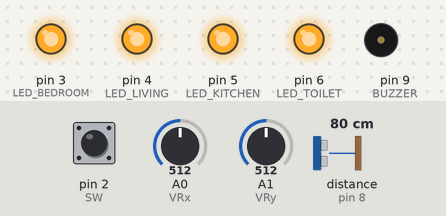
Recording of a sketch running on a simulated Arduino Uno, built with avr-gcc and run on an emulated ATmega328P. Parts: output pins drawn as LEDs (lit = HIGH), buzzer (waves = sounding). Wiring (inferred from the names in the program): ultrasonic range finder: trigger pin 7; echo pin 8. Dashed ring = blinking. The test bench sets the inputs (shaded band); at power-on: pin 2 (SW) HIGH, distance to the obstacle (sensor on pin 8) 80 cm, A0 (VRx) = 512, A1 (VRy) = 512. The echo pulse lasts 58.3 µs per cm; pins used as bus, display or sensor lines are not drawn.

Above: at 1.2 s.
1.3 s: pin 2 (SW) pulled LOW for 1 s
At 3.2 s:
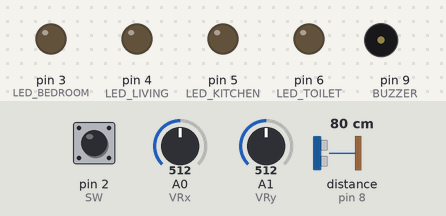
3.8 s: distance to the obstacle (sensor on pin 8) set to 55 cm
5.3 s: distance to the obstacle (sensor on pin 8) set to 45 cm
At 6.5 s:
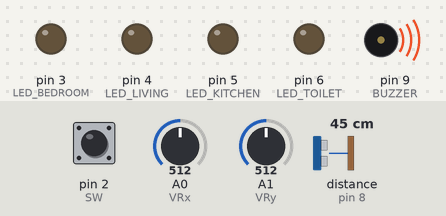
6.8 s: pin 2 (SW) pulled LOW for 3.2 s
At 7.9 s:
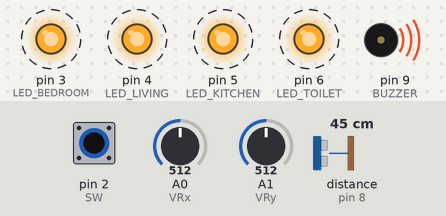
11.5 s: distance to the obstacle (sensor on pin 8) set to 60 cm
At 12.9 s:
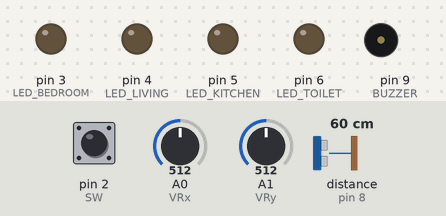
13.4 s: distance to the obstacle (sensor on pin 8) set to 2 cm
Timing chart, 0 to 15.9 s (numbered marks = the images above; inputs shaded):
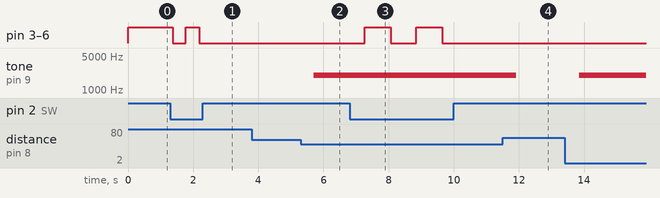

Measured:
- the behaviour switches between 51 and 50 cm on distance to the obstacle (sensor on pin 8) (found by bisection; images 1 and 2)
- after the input at 1.3 s, pin 3 (LED_BEDROOM), pin 4 (LED_LIVING), pin 5 (LED_KITCHEN), pin 6 (LED_TOILET): HIGH → LOW after 0.07 s, → HIGH 0.41 s later, → LOW 0.41 s later
- after the input at 3.8 s, every drawn part: stays the same
- after the input at 5.3 s, tone on pin 9 (BUZZER): silent → 2017 Hz after 0.40 s
- after the input at 6.8 s, pin 3 (LED_BEDROOM), pin 4 (LED_LIVING), pin 5 (LED_KITCHEN), pin 6 (LED_TOILET): alternates HIGH for 0.79 s and LOW for 0.79 s, starting after 0.47 s; tone on pin 9 (BUZZER): stays 2017 Hz (without the input it goes to 2615 Hz after 3.2 s)
- after the input at 11.5 s, tone on pin 9 (BUZZER): 2017 Hz → silent after 0.41 s
- after the input at 13.4 s, tone on pin 9 (BUZZER): silent → 2017 Hz after 0.46 s

The sketch:

Cau2.ino
```cpp
// ===== JOYSTICK =====
int VRx = A0;
int VRy = A1;
int SW  = 2;

// ===== LED =====
int LED_BEDROOM = 3;
int LED_LIVING  = 4;
int LED_KITCHEN = 5;
int LED_TOILET  = 6;

// ===== ULTRASONIC HC-SR04 =====
int TRIG = 7;
int ECHO = 8;

// ===== BUZZER =====
int BUZZER = 9;

bool allLights = true;

void setup() {

  pinMode(SW, INPUT_PULLUP);

  pinMode(LED_BEDROOM, OUTPUT);
  pinMode(LED_LIVING, OUTPUT);
  pinMode(LED_KITCHEN, OUTPUT);
  pinMode(LED_TOILET, OUTPUT);

  pinMode(TRIG, OUTPUT);
  pinMode(ECHO, INPUT);

  pinMode(BUZZER, OUTPUT);

  // bật tất cả đèn ban đầu
  digitalWrite(LED_BEDROOM, HIGH);
  digitalWrite(LED_LIVING, HIGH);
  digitalWrite(LED_KITCHEN, HIGH);
  digitalWrite(LED_TOILET, HIGH);
}

void loop() {

  int xValue = analogRead(VRx);
  int yValue = analogRead(VRy);
  int button = digitalRead(SW);

  // trái
  if (xValue < 300) {
    digitalWrite(LED_BEDROOM, LOW);
  }

  // phải
  if (xValue > 700) {
    digitalWrite(LED_LIVING, LOW);
  }

  // lên
  if (yValue > 700) {
    digitalWrite(LED_KITCHEN, LOW);
  }

  // xuống
  if (yValue < 300) {
    digitalWrite(LED_TOILET, LOW);
  }

  // nhấn joystick
  if (button == LOW) {

    allLights = !allLights;

    digitalWrite(LED_BEDROOM, allLights);
    digitalWrite(LED_LIVING, allLights);
    digitalWrite(LED_KITCHEN, allLights);
    digitalWrite(LED_TOILET, allLights);

    delay(300);
  }

  // ===== ULTRASONIC =====
  digitalWrite(TRIG, LOW);
  delayMicroseconds(2);

  digitalWrite(TRIG, HIGH);
  delayMicroseconds(10);
  digitalWrite(TRIG, LOW);

  long duration = pulseIn(ECHO, HIGH);

  float distance = duration * 0.034 / 2;

  if (distance <= 50) {

    for (int x = 0; x < 180; x++) {

      // chuyển độ sang radian
      float sinVal = sin(x * (3.1412 / 180));

      // tạo tần số dao động
      int toneVal = 2000 + (int)(sinVal * 1000);

      tone(BUZZER, toneVal);

      delay(2);
    }

  } else {
    noTone(BUZZER);
  }

  delay(100);
}
```
